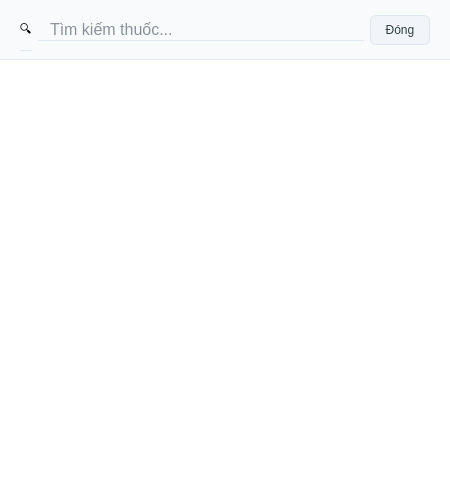
<?xml version="1.0" encoding="UTF-8"?>
<ui version="4.0">
 <class>dlg_search</class>
 <widget class="QDialog" name="dlg_search">
  <property name="geometry">
   <rect><x>0</x><y>0</y><width>450</width><height>500</height></rect>
  </property>
  <property name="styleSheet">
   <string notr="true">
    QDialog { background-color: #FFFFFF; }
    QLineEdit#txt_search {
        border: none;
        padding-left: 10px;
        font-size: 16px;
        color: #1E293B;
        background-color: transparent;
    }
    QListWidget { border: none; background-color: #FFFFFF; outline: none; }
    QListWidget::item { border-bottom: 1px solid #F1F5F9; }
    QListWidget::item:hover { background-color: #F8FAFC; }
   </string>
  </property>
  <layout class="QVBoxLayout" name="main_layout">
   <property name="spacing"><number>0</number></property>
   <property name="leftMargin"><number>0</number></property>
   <property name="topMargin"><number>0</number></property>
   <property name="rightMargin"><number>0</number></property>
   <property name="bottomMargin"><number>0</number></property>
   <item>
    <widget class="QFrame" name="frame_search">
     <property name="minimumSize"><size><width>0</width><height>60</height></size></property>
     <property name="styleSheet"><string notr="true">border-bottom: 1px solid #E2E8F0; background-color: #F8FAFC;</string></property>
     <layout class="QHBoxLayout" name="layout_h_search">
      <property name="leftMargin"><number>20</number></property>
      <property name="rightMargin"><number>20</number></property>
      <item><widget class="QLabel" name="lbl_icon"><property name="text"><string>🔍</string></property></widget></item>
      <item><widget class="QLineEdit" name="txt_search"><property name="placeholderText"><string>Tìm kiếm thuốc...</string></property></widget></item>
      <item>
       <widget class="QPushButton" name="btn_close">
        <property name="text"><string>Đóng</string></property>
        <property name="minimumSize"><size><width>60</width><height>30</height></size></property>
        <property name="maximumSize"><size><width>60</width><height>30</height></size></property>
        <property name="styleSheet"><string notr="true">QPushButton { background-color: #F1F5F9; color: #2F3E46; border: 1px solid #E0E6ED; border-radius: 6px; font-size: 12px; } QPushButton:hover { border-color: #2563EB; color: #2563EB; }</string></property>
       </widget>
      </item>
     </layout>
    </widget>
   </item>
   <item><widget class="QListWidget" name="list_results"/></item>
  </layout>
 </widget>
</ui>
